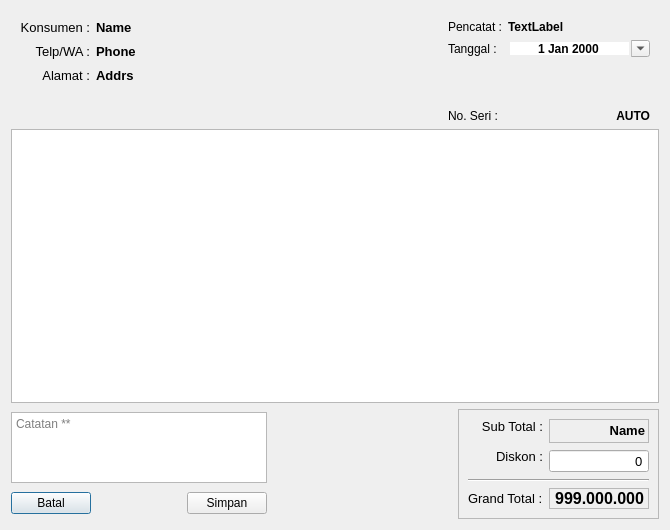
<?xml version="1.0" encoding="UTF-8"?>
<ui version="4.0">
 <class>CreateInvoiceDialog</class>
 <widget class="QDialog" name="CreateInvoiceDialog">
  <property name="geometry">
   <rect>
    <x>0</x>
    <y>0</y>
    <width>670</width>
    <height>530</height>
   </rect>
  </property>
  <property name="windowTitle">
   <string>Invoice</string>
  </property>
  <layout class="QVBoxLayout" name="verticalLayout_2" stretch="0,1,0">
   <item>
    <layout class="QHBoxLayout" name="horizontalLayout" stretch="0,1,0">
     <item>
      <widget class="QWidget" name="formWidget" native="true">
       <property name="minimumSize">
        <size>
         <width>200</width>
         <height>0</height>
        </size>
       </property>
       <property name="font">
        <font>
         <pointsize>10</pointsize>
        </font>
       </property>
       <layout class="QFormLayout" name="formLayout">
        <property name="labelAlignment">
         <set>Qt::AlignRight|Qt::AlignTrailing|Qt::AlignVCenter</set>
        </property>
        <property name="verticalSpacing">
         <number>9</number>
        </property>
        <item row="0" column="0">
         <widget class="QLabel" name="label">
          <property name="text">
           <string>Konsumen :</string>
          </property>
          <property name="alignment">
           <set>Qt::AlignRight|Qt::AlignTop|Qt::AlignTrailing</set>
          </property>
         </widget>
        </item>
        <item row="0" column="1">
         <widget class="QLabel" name="label_2">
          <property name="font">
           <font>
            <pointsize>10</pointsize>
            <weight>75</weight>
            <bold>true</bold>
           </font>
          </property>
          <property name="text">
           <string>Name</string>
          </property>
          <property name="alignment">
           <set>Qt::AlignLeading|Qt::AlignLeft|Qt::AlignTop</set>
          </property>
         </widget>
        </item>
        <item row="1" column="0">
         <widget class="QLabel" name="label_3">
          <property name="text">
           <string>Telp/WA :</string>
          </property>
          <property name="alignment">
           <set>Qt::AlignRight|Qt::AlignTop|Qt::AlignTrailing</set>
          </property>
         </widget>
        </item>
        <item row="2" column="0">
         <widget class="QLabel" name="label_4">
          <property name="text">
           <string>Alamat :</string>
          </property>
          <property name="alignment">
           <set>Qt::AlignRight|Qt::AlignTop|Qt::AlignTrailing</set>
          </property>
         </widget>
        </item>
        <item row="1" column="1">
         <widget class="QLabel" name="label_5">
          <property name="font">
           <font>
            <pointsize>10</pointsize>
            <weight>75</weight>
            <bold>true</bold>
           </font>
          </property>
          <property name="text">
           <string>Phone</string>
          </property>
          <property name="alignment">
           <set>Qt::AlignLeading|Qt::AlignLeft|Qt::AlignTop</set>
          </property>
         </widget>
        </item>
        <item row="2" column="1">
         <widget class="QLabel" name="label_6">
          <property name="sizePolicy">
           <sizepolicy hsizetype="Preferred" vsizetype="Minimum">
            <horstretch>0</horstretch>
            <verstretch>0</verstretch>
           </sizepolicy>
          </property>
          <property name="minimumSize">
           <size>
            <width>0</width>
            <height>45</height>
           </size>
          </property>
          <property name="font">
           <font>
            <pointsize>10</pointsize>
            <weight>75</weight>
            <bold>true</bold>
           </font>
          </property>
          <property name="text">
           <string>Addrs</string>
          </property>
          <property name="alignment">
           <set>Qt::AlignLeading|Qt::AlignLeft|Qt::AlignTop</set>
          </property>
          <property name="wordWrap">
           <bool>true</bool>
          </property>
         </widget>
        </item>
       </layout>
      </widget>
     </item>
     <item>
      <spacer name="horizontalSpacer">
       <property name="orientation">
        <enum>Qt::Horizontal</enum>
       </property>
       <property name="sizeHint" stdset="0">
        <size>
         <width>40</width>
         <height>20</height>
        </size>
       </property>
      </spacer>
     </item>
     <item>
      <widget class="QWidget" name="widget" native="true">
       <property name="minimumSize">
        <size>
         <width>220</width>
         <height>0</height>
        </size>
       </property>
       <layout class="QFormLayout" name="formLayout_3">
        <property name="bottomMargin">
         <number>0</number>
        </property>
        <item row="1" column="0">
         <widget class="QLabel" name="label_8">
          <property name="text">
           <string>Pencatat :</string>
          </property>
         </widget>
        </item>
        <item row="1" column="1">
         <widget class="QLabel" name="label_15">
          <property name="font">
           <font>
            <weight>75</weight>
            <bold>true</bold>
           </font>
          </property>
          <property name="text">
           <string>TextLabel</string>
          </property>
         </widget>
        </item>
        <item row="2" column="0">
         <widget class="QLabel" name="label_7">
          <property name="text">
           <string>Tanggal :</string>
          </property>
         </widget>
        </item>
        <item row="2" column="1">
         <widget class="QDateEdit" name="invoiceDate">
          <property name="font">
           <font>
            <weight>75</weight>
            <bold>true</bold>
           </font>
          </property>
          <property name="frame">
           <bool>false</bool>
          </property>
          <property name="alignment">
           <set>Qt::AlignCenter</set>
          </property>
          <property name="readOnly">
           <bool>false</bool>
          </property>
          <property name="buttonSymbols">
           <enum>QAbstractSpinBox::NoButtons</enum>
          </property>
          <property name="calendarPopup">
           <bool>true</bool>
          </property>
         </widget>
        </item>
        <item row="4" column="0">
         <widget class="QLabel" name="label_16">
          <property name="text">
           <string>No. Seri :</string>
          </property>
         </widget>
        </item>
        <item row="4" column="1">
         <widget class="QLabel" name="label_17">
          <property name="font">
           <font>
            <weight>75</weight>
            <bold>true</bold>
           </font>
          </property>
          <property name="toolTip">
           <string>Nomer seri diberikan jika Invoice telah di simpan</string>
          </property>
          <property name="text">
           <string>AUTO</string>
          </property>
          <property name="alignment">
           <set>Qt::AlignRight|Qt::AlignTrailing|Qt::AlignVCenter</set>
          </property>
         </widget>
        </item>
        <item row="3" column="1">
         <spacer name="verticalSpacer">
          <property name="orientation">
           <enum>Qt::Vertical</enum>
          </property>
          <property name="sizeHint" stdset="0">
           <size>
            <width>20</width>
            <height>40</height>
           </size>
          </property>
         </spacer>
        </item>
       </layout>
      </widget>
     </item>
    </layout>
   </item>
   <item>
    <widget class="QTableView" name="orderItemView">
     <property name="editTriggers">
      <set>QAbstractItemView::NoEditTriggers</set>
     </property>
     <property name="alternatingRowColors">
      <bool>true</bool>
     </property>
     <property name="selectionMode">
      <enum>QAbstractItemView::SingleSelection</enum>
     </property>
     <property name="selectionBehavior">
      <enum>QAbstractItemView::SelectRows</enum>
     </property>
     <property name="verticalScrollMode">
      <enum>QAbstractItemView::ScrollPerPixel</enum>
     </property>
     <property name="horizontalScrollMode">
      <enum>QAbstractItemView::ScrollPerPixel</enum>
     </property>
     <attribute name="horizontalHeaderDefaultSectionSize">
      <number>40</number>
     </attribute>
     <attribute name="horizontalHeaderStretchLastSection">
      <bool>true</bool>
     </attribute>
     <attribute name="verticalHeaderMinimumSectionSize">
      <number>18</number>
     </attribute>
     <attribute name="verticalHeaderDefaultSectionSize">
      <number>18</number>
     </attribute>
    </widget>
   </item>
   <item>
    <layout class="QHBoxLayout" name="horizontalLayout_3">
     <item>
      <layout class="QVBoxLayout" name="verticalLayout">
       <item>
        <widget class="QPlainTextEdit" name="plainTextEdit">
         <property name="maximumSize">
          <size>
           <width>256</width>
           <height>71</height>
          </size>
         </property>
         <property name="tabChangesFocus">
          <bool>true</bool>
         </property>
         <property name="placeholderText">
          <string>Catatan **</string>
         </property>
        </widget>
       </item>
       <item>
        <layout class="QHBoxLayout" name="horizontalLayout_2">
         <item>
          <widget class="QPushButton" name="cancelButton">
           <property name="text">
            <string>Batal</string>
           </property>
          </widget>
         </item>
         <item>
          <spacer name="horizontalSpacer_3">
           <property name="orientation">
            <enum>Qt::Horizontal</enum>
           </property>
           <property name="sizeHint" stdset="0">
            <size>
             <width>40</width>
             <height>20</height>
            </size>
           </property>
          </spacer>
         </item>
         <item>
          <widget class="QPushButton" name="saveButton">
           <property name="text">
            <string>Simpan</string>
           </property>
           <property name="autoDefault">
            <bool>false</bool>
           </property>
          </widget>
         </item>
        </layout>
       </item>
      </layout>
     </item>
     <item>
      <spacer name="horizontalSpacer_2">
       <property name="orientation">
        <enum>Qt::Horizontal</enum>
       </property>
       <property name="sizeHint" stdset="0">
        <size>
         <width>40</width>
         <height>20</height>
        </size>
       </property>
      </spacer>
     </item>
     <item>
      <widget class="QFrame" name="formFrame_2">
       <property name="minimumSize">
        <size>
         <width>200</width>
         <height>0</height>
        </size>
       </property>
       <property name="font">
        <font>
         <pointsize>10</pointsize>
        </font>
       </property>
       <property name="frameShape">
        <enum>QFrame::StyledPanel</enum>
       </property>
       <property name="frameShadow">
        <enum>QFrame::Sunken</enum>
       </property>
       <property name="midLineWidth">
        <number>0</number>
       </property>
       <layout class="QFormLayout" name="formLayout_2">
        <property name="labelAlignment">
         <set>Qt::AlignRight|Qt::AlignTrailing|Qt::AlignVCenter</set>
        </property>
        <item row="0" column="0">
         <widget class="QLabel" name="label_9">
          <property name="text">
           <string>Sub Total :</string>
          </property>
          <property name="alignment">
           <set>Qt::AlignRight|Qt::AlignTop|Qt::AlignTrailing</set>
          </property>
         </widget>
        </item>
        <item row="0" column="1">
         <widget class="QLabel" name="lSubT">
          <property name="font">
           <font>
            <pointsize>10</pointsize>
            <weight>75</weight>
            <bold>true</bold>
           </font>
          </property>
          <property name="frameShape">
           <enum>QFrame::StyledPanel</enum>
          </property>
          <property name="text">
           <string>Name</string>
          </property>
          <property name="alignment">
           <set>Qt::AlignRight|Qt::AlignTop|Qt::AlignTrailing</set>
          </property>
         </widget>
        </item>
        <item row="1" column="0">
         <widget class="QLabel" name="label_11">
          <property name="text">
           <string>Diskon :</string>
          </property>
          <property name="alignment">
           <set>Qt::AlignRight|Qt::AlignTop|Qt::AlignTrailing</set>
          </property>
         </widget>
        </item>
        <item row="2" column="0" colspan="2">
         <widget class="Line" name="line">
          <property name="orientation">
           <enum>Qt::Horizontal</enum>
          </property>
         </widget>
        </item>
        <item row="3" column="0">
         <widget class="QLabel" name="label_12">
          <property name="text">
           <string>Grand Total :</string>
          </property>
         </widget>
        </item>
        <item row="3" column="1">
         <widget class="QLabel" name="lGrandT">
          <property name="font">
           <font>
            <pointsize>12</pointsize>
            <weight>75</weight>
            <bold>true</bold>
           </font>
          </property>
          <property name="frameShape">
           <enum>QFrame::StyledPanel</enum>
          </property>
          <property name="text">
           <string>999.000.000</string>
          </property>
          <property name="alignment">
           <set>Qt::AlignRight|Qt::AlignTrailing|Qt::AlignVCenter</set>
          </property>
         </widget>
        </item>
        <item row="1" column="1">
         <widget class="QSpinBox" name="spinDiscount">
          <property name="frame">
           <bool>true</bool>
          </property>
          <property name="alignment">
           <set>Qt::AlignRight|Qt::AlignTrailing|Qt::AlignVCenter</set>
          </property>
          <property name="buttonSymbols">
           <enum>QAbstractSpinBox::NoButtons</enum>
          </property>
          <property name="maximum">
           <number>9999999</number>
          </property>
          <property name="singleStep">
           <number>1000</number>
          </property>
         </widget>
        </item>
       </layout>
      </widget>
     </item>
    </layout>
   </item>
  </layout>
 </widget>
 <tabstops>
  <tabstop>invoiceDate</tabstop>
  <tabstop>orderItemView</tabstop>
  <tabstop>plainTextEdit</tabstop>
  <tabstop>cancelButton</tabstop>
  <tabstop>saveButton</tabstop>
 </tabstops>
 <resources/>
 <connections/>
</ui>
